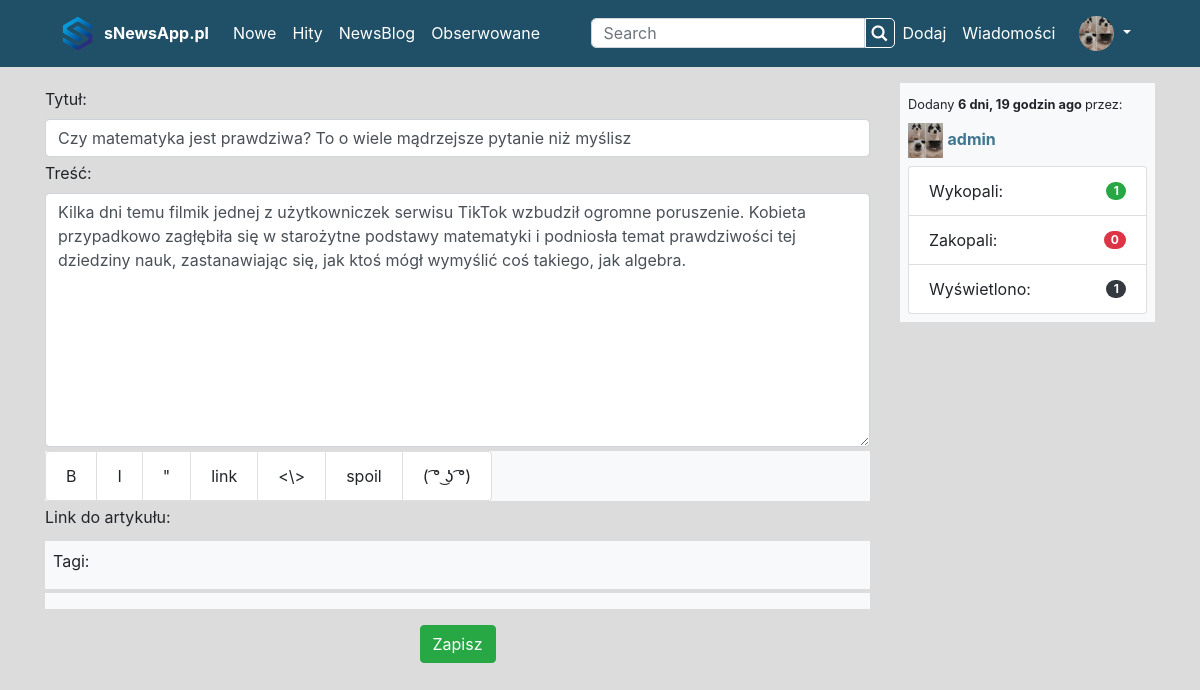
Page /post/update/4/ (signed in) on the committed database.
### user/models.py (models this page shows)
class User(AbstractUser):
    class Genders(models.IntegerChoices):
        WOMEN = 0, 'Kobieta'
        MEN = 1, 'Mężczyza'
        NONE = 2, 'Niwuadu'
    bio = models.TextField(max_length=500, blank=True)
    location = models.CharField(max_length=30, blank=True)
    birth_date = models.DateField(null=True, blank=True)
    avatar = models.ImageField(blank=True, max_length=None, default='user.png', upload_to=upload_location)
    background = models.ImageField(blank=True, null=True, max_length=None, upload_to=upload_location)
    gender = models.IntegerField(choices=Genders.choices, blank=True, null=True)
    facebook = models.CharField(max_length=500, blank=True)
    twitter = models.CharField(max_length=500, blank=True)
    ig = models.CharField(max_length=500, blank=True)
    public_email = models.EmailField(max_length=500, blank=True)
    user_page = models.CharField(max_length=500, blank=True)

### blog/models.py (models this page shows, shortened)
class Post(models.Model):
    class Type(models.TextChoices):
        URL = "url", "Url"
        TEXT = "txt", "Tekstowy"
    type = models.CharField(max_length=5, choices=Type.choices)
    author = models.ForeignKey(User, on_delete=models.CASCADE, related_name='posts')
    title = models.CharField(max_length=100)
    content = models.TextField(blank=True, null=True)
    tag = models.ManyToManyField(Tag, related_name='posts')
    date_posted = models.DateTimeField(default=timezone.now)
    image = models.ImageField(blank=True, null=True, max_length=None, upload_to=upload_location)
    image_url = models.URLField(blank=True, null=True)
    link = models.URLField(blank=True)

### blog/views.py (the view, shortened to what this page needs)
# urls.py: path('post/update/<int:pk>/', PostUpdateView.as_view(), name='post-update'),
class PostUpdateView(UpdateView):
    model = Post
    template_name = 'blog/post_edit.html'
    form_class = PostUpdateForm
    def get_context_data(self, **kwargs):
        post_data = self.object
        post_reactions_upvote = post_data.reactions.filter(type=Reaction.Type.UPVOTE).count()
        post_reactions_down_vote = post_data.reactions.filter(type=Reaction.Type.DOWNVOTE).count()
        context = {
            'post': post_data,
            'post_up_vote': post_reactions_upvote,
            'post_down_vote': post_reactions_down_vote,
            'form': self.get_form(),
        }
        return context

### blog/forms.py
class PostUpdateForm(forms.ModelForm):
    class Meta:
        model = Post
        fields = ('title', 'content', 'image')
        widgets = {
            'title': forms.TextInput(attrs={
                'class': 'form-control'
            }),
            'content': forms.Textarea(attrs={
                'class': 'form-control'
            }),
            'link': forms.TextInput(attrs={
                'class': 'form-control'
            }),
        }

### templates/blog/post_edit.html (shortened to what this page needs)
{% extends "blog/base.html" %}
{% block content %}
    {% load humanize %}
    <div class="row mt-2">
        <div class="col-md-12 col-lg-9">
            <form method="post">{% csrf_token %}
                <div class="col-12 p-0 mt-1">
                    <label>Tytuł: </label>
                    {{ form.title }}
                </div>
                <div class="col-12 p-0 mt-1">
                    <label>Treść: </label>
                    {{ form.content }}
                </div>
                <div class="col-12 d-flex justify-content-between mt-1 p-0 small-form bg-light">
                    <ul class="list-group list-group-horizontal d-flex flex-wrap">
                        <li class="list-group-item pointer-buttons">B</li>
                        <li class="list-group-item pointer-buttons">I</li>
                        <li class="list-group-item pointer-buttons">"</li>
                        <li class="list-group-item pointer-buttons">link</li>
                        <li class="list-group-item pointer-buttons"> <\></li>
                        <li class="list-group-item pointer-buttons">spoil</li>
                        <li class="list-group-item pointer-buttons">( ͡° ͜ʖ ͡°)</li>
                    </ul>
                </div>
                {% if post.link %}
                    <div class="col-12 p-0 mt-1">
                        <label>Link do artykułu: </label>
                    </div>
                {% endif %}
                <div class="col-12 bg-light p-2 mt-1">
                    <label>Tagi: </label>
                </div>
                <div class="col-12 bg-light p-2 mt-1">
                </div>
                <div class="col-12 d-flex justify-content-center mt-3">
                    <input class="btn btn-success" type="submit" value="Zapisz">
                </div>
            </form>
        </div>
        <div class="col-md-3 side-section ">
            <div class="post-user-info bg-light p-2 mb-2">
                <div class="mb-2">
                    <small> Dodany <span class="font-weight-bold"> {{ post.date_posted|naturaltime }} </span>
                        przez:</small>
                </div>
                <img src="{{ post.author.avatar.url }}" class="header-account-img" alt="Avatar">
                <a class="blue-font font-weight-bold" href="{% url 'profile' pk=post.author.id %}">{{ post.author }}</a>
                <ul class="list-group mt-2">
                    <li class="list-group-item d-flex justify-content-between align-items-center">
                        Wykopali:
                        <span class="badge badge-success badge-pill">{{ post_up_vote }}</span>
                    </li>
                    <li class="list-group-item d-flex justify-content-between align-items-center">
                        Zakopali:
                        <span class="badge badge-danger badge-pill">{{ post_down_vote }}</span>
                    </li>
                    <li class="list-group-item d-flex justify-content-between align-items-center">
                        Wyświetlono:
                        <span class="badge badge-dark badge-pill">1</span>
                    </li>
                </ul>
            </div>
        </div>
    </div>
{% endblock %}

### templates/blog/header.html (shortened to what this page needs)
<div class="top-header">
    <div class="container-xl">
        <div class="row no-gutters">
            <div class="col">
                <nav class="navbar navbar-expand-lg navbar-light">
                {% load static %}
                    <img src='{% static "images/logo.png" %}' alt="Wypok.pl" class="navbar-logo mr-2">
                    <a class="navbar-brand font-weight-bold" href="{% url 'blog-home' %}">sNewsApp.pl</a>
                    <div class="collapse navbar-collapse" id="navbarSupportedContent">
                        <ul class="navbar-nav mr-auto">
                            <li class="nav-item active">
                                <a class="nav-link" href="{% url 'nowe' %}">Nowe <span class="sr-only">(current)</span></a>
                            </li>
                            <li class="nav-item">
                                <a class="nav-link" href="{% url 'hity' %}">Hity</a>
                            </li>
                            <li class="nav-item">
                                <a class="nav-link" href="{% url 'mikroblog' %}">NewsBlog</a>
                            </li>
                            {% if user.is_authenticated %}
                                <li class="nav-item">
                                    <a class="nav-link" href="{% url 'subscribed_content' %}">Obserwowane</a>
                                </li>
                            {% endif %}
                        </ul>
                        <form class="form-inline my-2 my-lg-0" action="{% url 'post-search' %}">
                            <input class="form-control search-input" id="searchbox" name="szukaj" type="text" value="{{ request.GET.szukaj }}" placeholder="Search" aria-label="Search">
                                <button class="btn  search-btn mr-2" type="submit">
                                    <i class="icon icon-search"></i>
                                </button>
                        </form>
                        <div class="nav-item ">
                            <a class="nav-link pl-0" href="{% url 'post-url-create' %}">Dodaj</a>
                        </div>
                        <div class="nav-item">
                            <a class="nav-link pl-0" href="#">Wiadomości</a>
                        </div>
                        <div class="navbar-nav nav-item dropdown">
                            {% if request.user.is_authenticated %}
                                <a class="nav-link dropdown-toggle" href="#" id="navbarDropdown" role="button"
                                   data-toggle="dropdown" aria-haspopup="true" aria-expanded="false">
                                    <img class="rounded-circle header-account-img" src="{{ request.user.avatar.url }}" alt="{{ request.user.username }}}">
                                </a>
                            {% endif %}
                        </div>
                    </div>
                </nav>
            </div>
        </div>
    </div>
</div>

### static/main.css (style rules this page uses)
body { background-color: gainsboro; }
.blue-font { color: #417690; cursor: pointer; }
.icon { cursor: pointer; }
.top-header { background-color: #205067; }
.top-header .nav-link, .navbar-brand { color: white !important; font-size: 16px; }
.navbar-logo { width: 35px; }
.header-account-img { width: 35px; }
.search-input { height: 30px; border-radius: 5px 0 0 5px; }
.search-btn { height: 30px; width: 30px; display: flex; justify-content: center; align-items: center; border: 1px solid white; border-radius: 0 5px 5px 0; color: white; }
.pointer-buttons { cursor: pointer; }

### rows in the picture
User: user.avatar (picture)
Post: title "Czy matematyka jest prawdziwa? To o wiele mądrzejsze pytanie niż myślisz", content "Kilka dni temu filmik jednej z użytkowniczek serwisu TikTok wzbudził ogromne poruszenie. Kobieta przypadkowo zagłębiła się w starożytne podstawy matematyki i podniosła temat prawdziwości tej dziedziny nauk, zastanawiając się, jak ktoś mógł wymyślić coś takiego, jak algebra.", date_posted "6 dni, 19 godzin ago", author.avatar (picture), author "admin"

### other values in the picture
{{ post_up_vote }} "1"
{{ post_down_vote }} "0"
